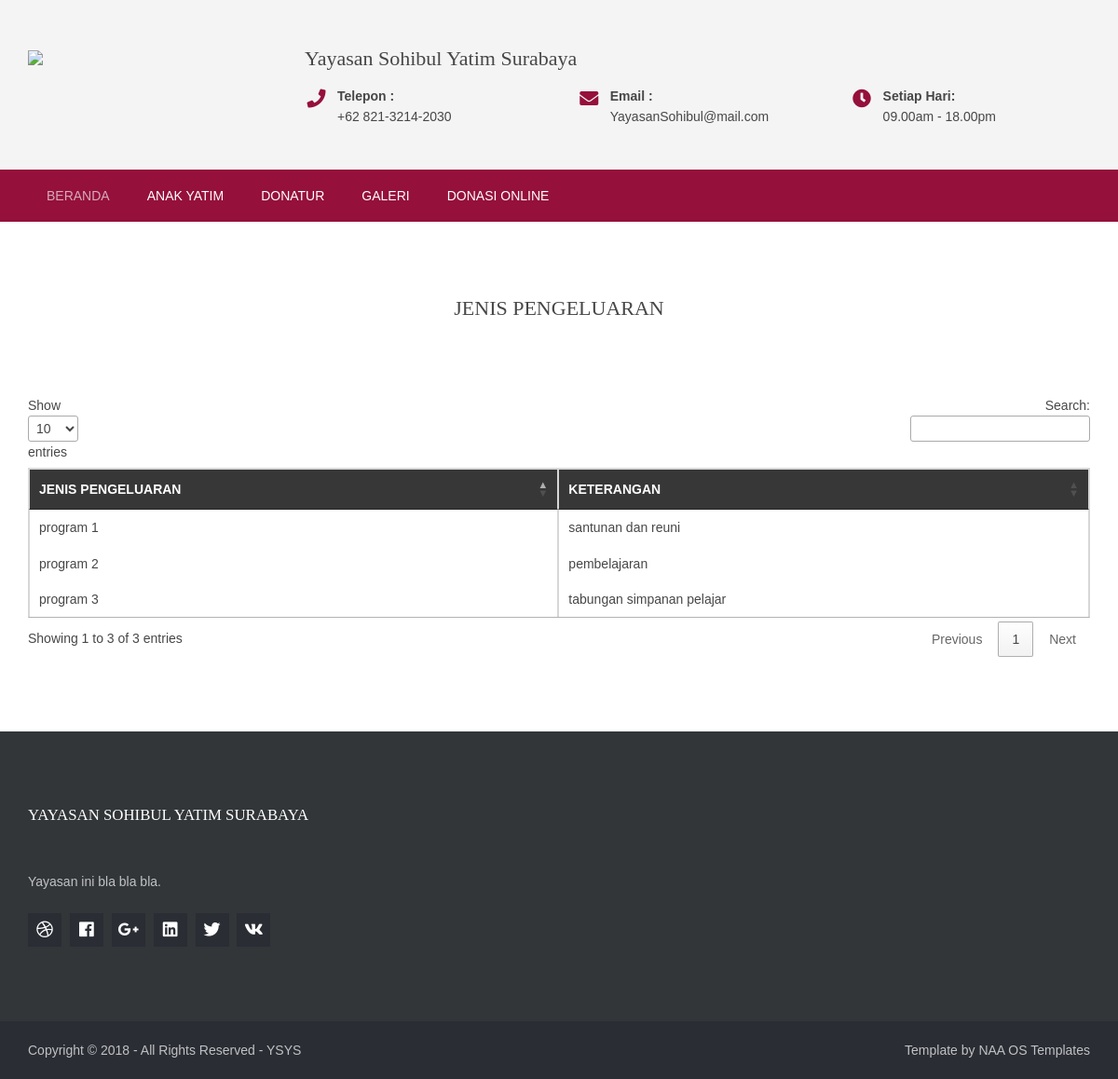
Page /menu/donasi/jenis-pengeluaran/index.php on the committed database.
### tables this page shows
CREATE TABLE IF NOT EXISTS `jenis_pengeluaran` (
  `ID_JENISPENGELUARAN` varchar(5) NOT NULL,
  `JENIS_PENGELUARAN` varchar(255) DEFAULT NULL,
  `KETERANGAN` varchar(255) DEFAULT NULL
);

### menu/donasi/jenis-pengeluaran/view.php (the view, shortened to what this page needs)
<?php
$q = mysqli_query($conn, "SELECT * FROM jenis_pengeluaran");
?>
	<table>
		<thead>
			<tr>
				<th>JENIS PENGELUARAN</th>
				<th>KETERANGAN</th>
			</tr>
		</thead>
		<tbody>
		<?php
			while ($data = mysqli_fetch_array($q)) {
		?>
			<tr>
				<td><?= $data['JENIS_PENGELUARAN'] ?></td>
				<td><?= $data['KETERANGAN'] ?></td>
			</tr>
		<?php } ?>
		</tbody>
	</table>

### layout/styles/layout.css (style rules this page uses)
*, *::before, *::after { transition:all .3s ease-in-out; }
table, th, td { border:1px solid; border-collapse:collapse; vertical-align:top; }
table, th { table-layout:auto; }
table { width:100%; margin-bottom:15px; }
th, td { padding:5px 8px; }
td { border-width:0 1px; }
body { color:#474747; background-color:#FFFFFF; }
table, th, td, #comments .avatar, #comments input, #comments textarea { border-color:#D7D7D7; }
th { color:#FFFFFF; background-color:#373737; }
tr, #comments li, #comments input[type="submit"], #comments input[type="reset"] { color:inherit; background-color:#FBFBFB; }
tr:nth-child(even), #comments li:nth-child(even) { color:inherit; background-color:#F7F7F7; }

### layout/styles/framework.css (style rules this page uses)
html { overflow-y:scroll; overflow-x:hidden; }
html, body { margin:0; padding:0; font-size:14px; line-height:1.6em; }
*, *::before, *::after { box-sizing:border-box; }
body, input, textarea, select { font-family:Verdana, Geneva, sans-serif; }
::placeholder { opacity:1; }

### rows in the picture
jenis_pengeluaran: JENIS_PENGELUARAN "program 3", KETERANGAN "tabungan simpanan pelajar"
jenis_pengeluaran: JENIS_PENGELUARAN "program 2", KETERANGAN "pembelajaran"
jenis_pengeluaran: JENIS_PENGELUARAN "program 1", KETERANGAN "santunan dan reuni"
